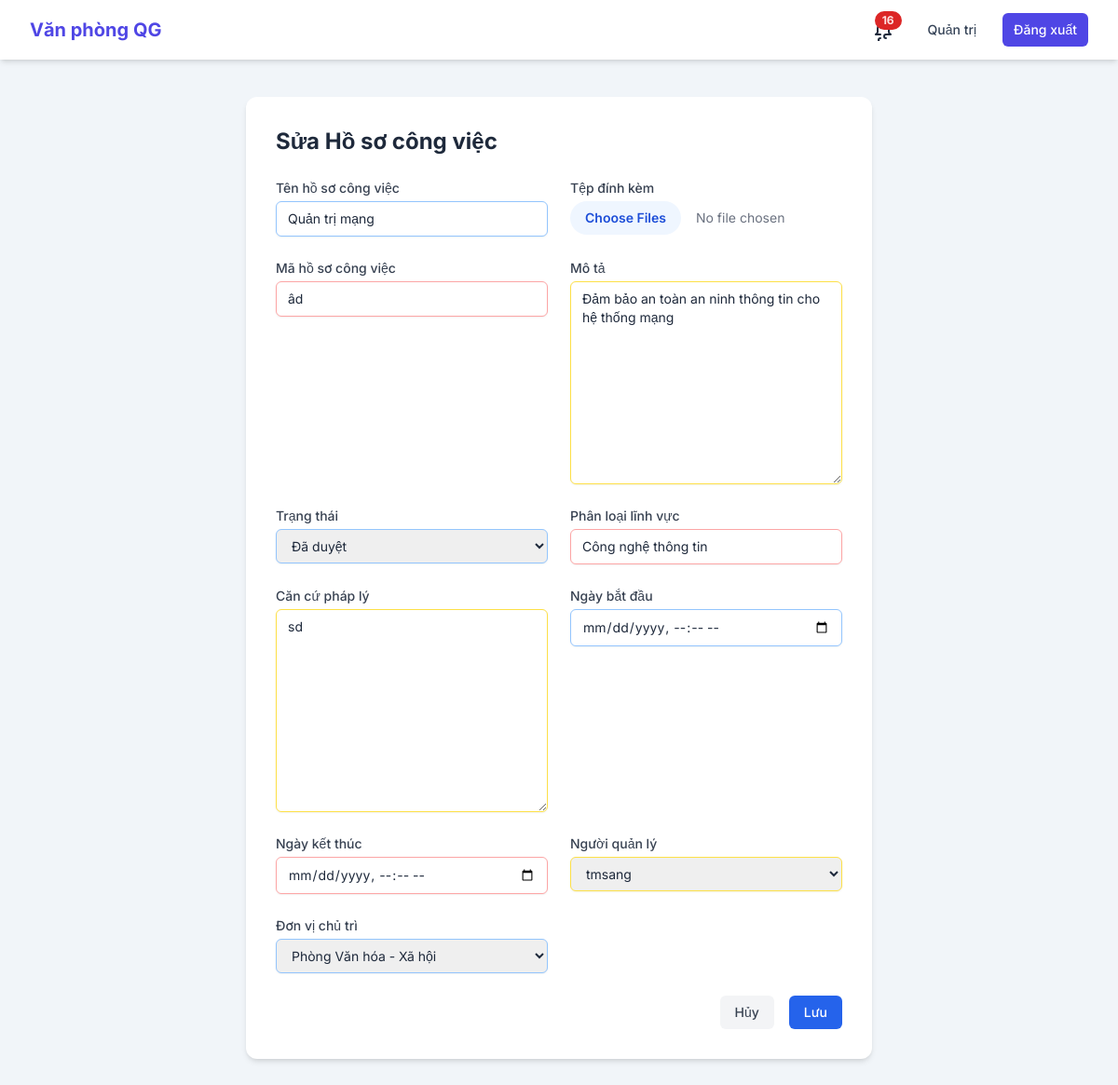
Page /hosocongviec/1/edit/ (signed in) on the committed database.
### core/models.py (models this page shows, shortened)
class HoSoCongViec(models.Model):
    class TrangThai(models.TextChoices):
        CHO_PHE_DUYET = 'CHO_PHE_DUYET', _('Chờ phê duyệt')
        DA_TU_CHOI = 'DA_TU_CHOI', _('Đã từ chối')
        DA_DUYET = 'DA_DUYET', _('Đã duyệt')
        DANG_TRIEN_KHAI = 'DANG_TRIEN_KHAI', _('Đang triển khai')
        TAM_DUNG = 'TAM_DUNG', _('Tạm dừng')
        HOAN_THANH = 'HOAN_THANH', _('Hoàn thành')
        DA_LUU_TRU = 'DA_LUU_TRU', _('Đã lưu trữ')
        DA_HUY = 'DA_HUY', _('Đã hủy')
    ten_ho_so_cong_viec = models.CharField(max_length=255, verbose_name=_('Tên hồ sơ công việc'))
    ma_ho_so_cong_viec = models.CharField(max_length=255, unique=True, null=True, blank=True, verbose_name=_('Mã hồ sơ công việc'))
    mo_ta = models.TextField(verbose_name=_('Mô tả'))
    trang_thai = models.CharField(max_length=50, choices=TrangThai.choices, default=TrangThai.CHO_PHE_DUYET, verbose_name=_('Trạng thái'))
    phan_loai_linh_vuc = models.CharField(max_length=255, verbose_name=_('Phân loại lĩnh vực'))
    can_cu_phap_ly = models.TextField(verbose_name=_('Căn cứ pháp lý'))
    ngay_bat_dau = models.DateTimeField(verbose_name=_('Ngày bắt đầu'), null=True, blank=True)
    ngay_ket_thuc = models.DateTimeField(verbose_name=_('Ngày kết thúc'), null=True, blank=True)
    id_nguoi_quan_ly = models.ForeignKey(settings.AUTH_USER_MODEL, on_delete=models.SET_NULL, null=True, related_name='du_an_quan_ly', verbose_name=_('Người quản lý'))
    id_don_vi_chu_tri = models.ForeignKey(PhongBan, on_delete=models.SET_NULL, null=True, verbose_name=_('Đơn vị chủ trì'))

### core/views.py (the view, shortened to what this page needs)
# urls.py: path('hosocongviec/<int:pk>/edit/', views.HoSoCongViecUpdateView.as_view(), name='hosocongviec-update'),
class HoSoCongViecUpdateView(LoginRequiredMixin, UpdateView):
    model = HoSoCongViec
    form_class = HoSoCongViecForm
    template_name = 'core/hosocongviec_form.html'
    success_url = reverse_lazy('hosocongviec-list')

### core/forms.py
class HoSoCongViecForm(forms.ModelForm):
    class Meta:
        model = HoSoCongViec
        fields = ['ten_ho_so_cong_viec', 'ma_ho_so_cong_viec', 'mo_ta', 'trang_thai', 'phan_loai_linh_vuc', 'can_cu_phap_ly', 'ngay_bat_dau', 'ngay_ket_thuc', 'id_nguoi_quan_ly', 'id_don_vi_chu_tri']
        widgets = {
            'ngay_bat_dau': forms.DateTimeInput(attrs={'type': 'datetime-local'}),
            'ngay_ket_thuc': forms.DateTimeInput(attrs={'type': 'datetime-local'}),
        }
    def __init__(self, *args, **kwargs):
        super().__init__(*args, **kwargs)
        if not self.instance.pk: # Only set default for new instances
            self.initial['ngay_bat_dau'] = timezone.now()

### core/models.py (called while the page is built)
    def __str__(self):
        return self.name

### core/templates/core/hosocongviec_form.html (shortened to what this page needs)
{% extends 'core/base.html' %}
{% block content %}
    <div class="max-w-2xl mx-auto bg-white p-8 rounded-xl shadow-md">
        <h1 class="text-2xl font-bold text-slate-800 mb-6">{% if form.instance.pk %}Sửa Hồ sơ công việc{% else %}Tạo Hồ sơ công việc mới{% endif %}</h1>
        <form method="post" enctype="multipart/form-data" class="space-y-6">
            <div class="grid grid-cols-1 md:grid-cols-2 gap-6">
                {% for field in form %}
                    <div class="form-group">
                        <label for="{{ field.id_for_label }}" class="block text-sm font-medium text-gray-700">{{ field.label }}</label>
                        {{ field }}
                    </div>
                    {% if field.name == 'ten_ho_so_cong_viec' %}
                        <div class="form-group">
                            <label for="attachments" class="block text-sm font-medium text-gray-700">Tệp đính kèm</label>
                            <input type="file" name="attachments" id="attachments" multiple class="mt-1 block w-full text-sm text-gray-500
                                file:mr-4 file:py-2 file:px-4
                                file:rounded-full file:border-0
                                file:text-sm file:font-semibold
                                file:bg-blue-50 file:text-blue-700
                                hover:file:bg-blue-100"/>
                        </div>
                    {% endif %}
                {% endfor %}
            </div>
            <div class="flex items-center justify-end mt-8 space-x-4">
                <a href="{% url 'hosocongviec-list' %}" class="px-4 py-2 rounded-md text-sm font-medium text-gray-700 bg-gray-100 hover:bg-gray-200 transition-colors">Hủy</a>
                <button type="submit" class="px-4 py-2 rounded-md text-sm font-medium text-white bg-blue-600 hover:bg-blue-700 transition-colors">Lưu</button>
            </div>
        </form>
    </div>
{% endblock %}

### core/templates/core/base.html (style rules this page uses)
body { font-family: 'Inter', sans-serif; }

### rows in the picture
HoSoCongViec: form "Quản trị mạng" "âd" "Đảm bảo an toàn an ninh thông tin cho hệ thống mạng" "Đã duyệt" "Công nghệ thông tin" "sd" "tmsang" "Phòng Văn hóa - Xã hội"

### other values in the picture
{{ field.label }} "Tên hồ sơ công việc" "Mã hồ sơ công việc" "Mô tả" "Trạng thái" "Phân loại lĩnh vực" "Căn cứ pháp lý" "Ngày bắt đầu" "Ngày kết thúc" "Người quản lý" "Đơn vị chủ trì"
